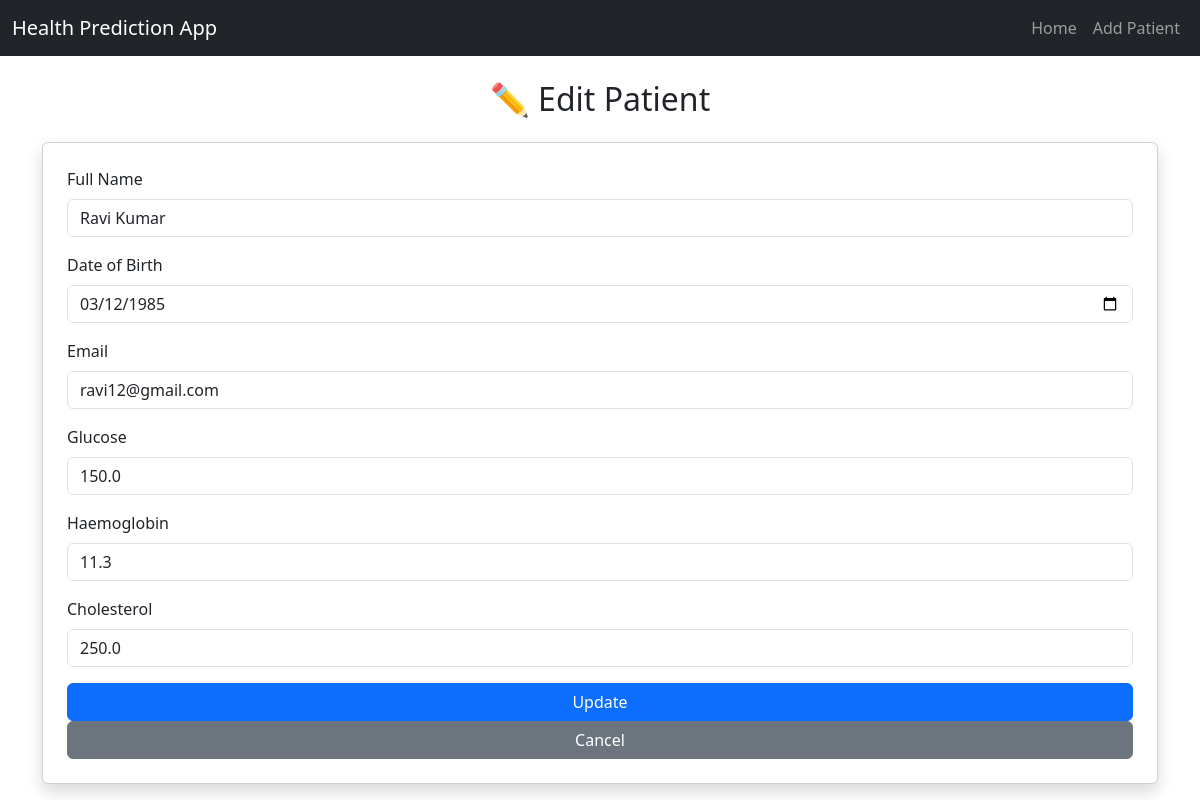
Screenshot of /edit/1 with the database file from the repository.
### tables this page shows
CREATE TABLE patients (
    id INTEGER PRIMARY KEY AUTOINCREMENT,
    full_name TEXT,
    dob TEXT,
    email TEXT,
    glucose REAL,
    haemoglobin REAL,
    cholesterol REAL,
    remarks TEXT
);

### app.py (the view, shortened to what this page needs)
@app.route('/edit/<int:id>', methods=['GET', 'POST'])
def edit(id):
    conn = connect_db()
    patient = conn.execute('SELECT * FROM patients WHERE id = ?', (id,)).fetchone()
    if not patient:
        flash("Patient not found!", "danger")
        return redirect('/')
    conn.close()
    return render_template('edit.html', patient=patient)

### app.py (called while the page is built)
def connect_db():
    if not os.path.exists(DB_FILE):
        raise FileNotFoundError("Database file not found. Please check database.db")
    try:
        conn = sqlite3.connect(DB_FILE)
        conn.row_factory = sqlite3.Row
        return conn
    except sqlite3.Error as e:
        raise RuntimeError(f"Database connection failed: {e}")

### templates/edit.html (shortened to what this page needs)
<!DOCTYPE html>
<html lang="en">
<head>
    <link rel="stylesheet" href="https://cdn.jsdelivr.net/npm/bootstrap@5.3.0/dist/css/bootstrap.min.css">
</head>
<body>
    <nav class="navbar navbar-expand-lg navbar-dark bg-dark">
        <div class="container-fluid">
            <a class="navbar-brand" href="/">Health Prediction App</a>
            <div class="collapse navbar-collapse">
                <ul class="navbar-nav ms-auto">
                    <li class="nav-item"><a class="nav-link" href="/">Home</a></li>
                    <li class="nav-item"><a class="nav-link" href="/add">Add Patient</a></li>
                </ul>
            </div>
        </div>
    </nav>
    <div class="container mt-4">
        <h2 class="text-center mb-4">✏️ Edit Patient</h2>
        <form method="POST" class="card p-4 shadow">
            <div class="mb-3">
                <label class="form-label">Full Name</label>
                <input type="text" name="full_name" class="form-control" value="{{ patient.full_name }}" required>
            </div>
            <div class="mb-3">
                <label class="form-label">Date of Birth</label>
                <input type="date" name="dob" class="form-control" value="{{ patient.dob }}" required>
            </div>
            <div class="mb-3">
                <label class="form-label">Email</label>
                <input type="email" name="email" class="form-control" value="{{ patient.email }}" required>
            </div>
            <div class="mb-3">
                <label class="form-label">Glucose</label>
                <input type="number" step="0.1" name="glucose" class="form-control" value="{{ patient.glucose }}" required>
            </div>
            <div class="mb-3">
                <label class="form-label">Haemoglobin</label>
                <input type="number" step="0.1" name="haemoglobin" class="form-control" value="{{ patient.haemoglobin }}" required>
            </div>
            <div class="mb-3">
                <label class="form-label">Cholesterol</label>
                <input type="number" step="0.1" name="cholesterol" class="form-control" value="{{ patient.cholesterol }}" required>
            </div>
            <button type="submit" class="btn btn-primary">Update</button>
            <a href="/" class="btn btn-secondary">Cancel</a>
        </form>
    </div>
</body>
</html>

### rows the page displays
patients: full_name "Ravi Kumar", dob "03/12/1985", email "ravi12@gmail.com", glucose "150.0", haemoglobin "11.3", cholesterol "250.0"
